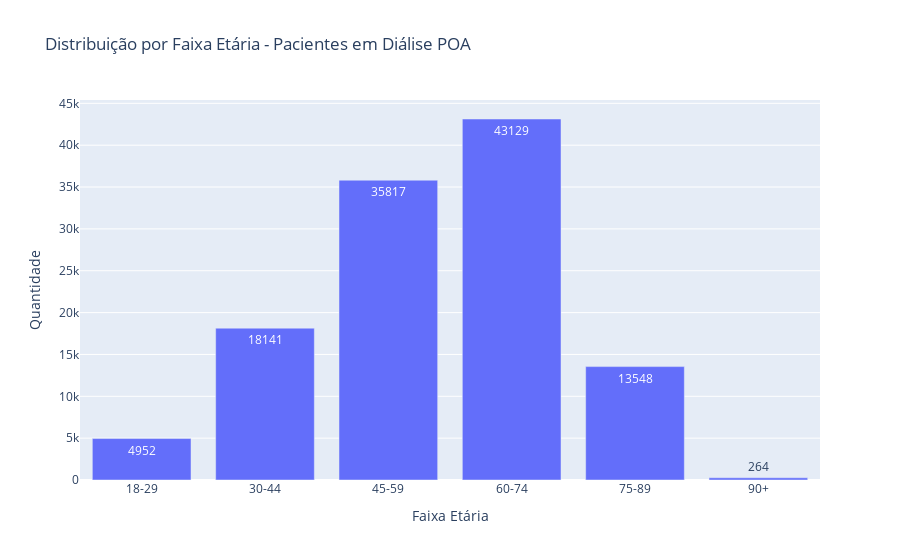

Notebook cell for this chart:
### Code cell
# 📊 Distribuição por faixa etária
faixa_counts = df_poa['faixa_etaria'].value_counts().sort_index().reset_index()
faixa_counts.columns = ['Faixa Etária', 'Quantidade']

fig = px.bar(
    faixa_counts,
    x='Faixa Etária',
    y='Quantidade',
    text='Quantidade',
    title='Distribuição por Faixa Etária - Pacientes em Diálise POA'
)
fig.show()

### Figure 1 — Plotly figure (JSON) as saved in the notebook; plotly's stock layout.template omitted (floating-point values rounded to 4 significant figures)
{"data": [{"hovertemplate": "Faixa Etária=%{x}<br>Quantidade=%{text}<extra></extra>", "legendgroup": "", "marker": {"color": "#636efa", "pattern": {"shape": ""}}, "name": "", "orientation": "v", "showlegend": false, "text": [4952.0, 18140.0, 35820.0, 43130.0, 13550.0, 264.0], "textposition": "auto", "type": "bar", "x": ["18-29", "30-44", "45-59", "60-74", "75-89", "90+"], "xaxis": "x", "y": [4952, 18141, 35817, 43129, 13548, 264], "yaxis": "y"}], "layout": {"barmode": "relative", "legend": {"tracegroupgap": 0}, "title": {"text": "Distribuição por Faixa Etária - Pacientes em Diálise POA"}, "xaxis": {"anchor": "y", "domain": [0, 1], "title": {"text": "Faixa Etária"}}, "yaxis": {"anchor": "x", "domain": [0, 1], "title": {"text": "Quantidade"}}}}
